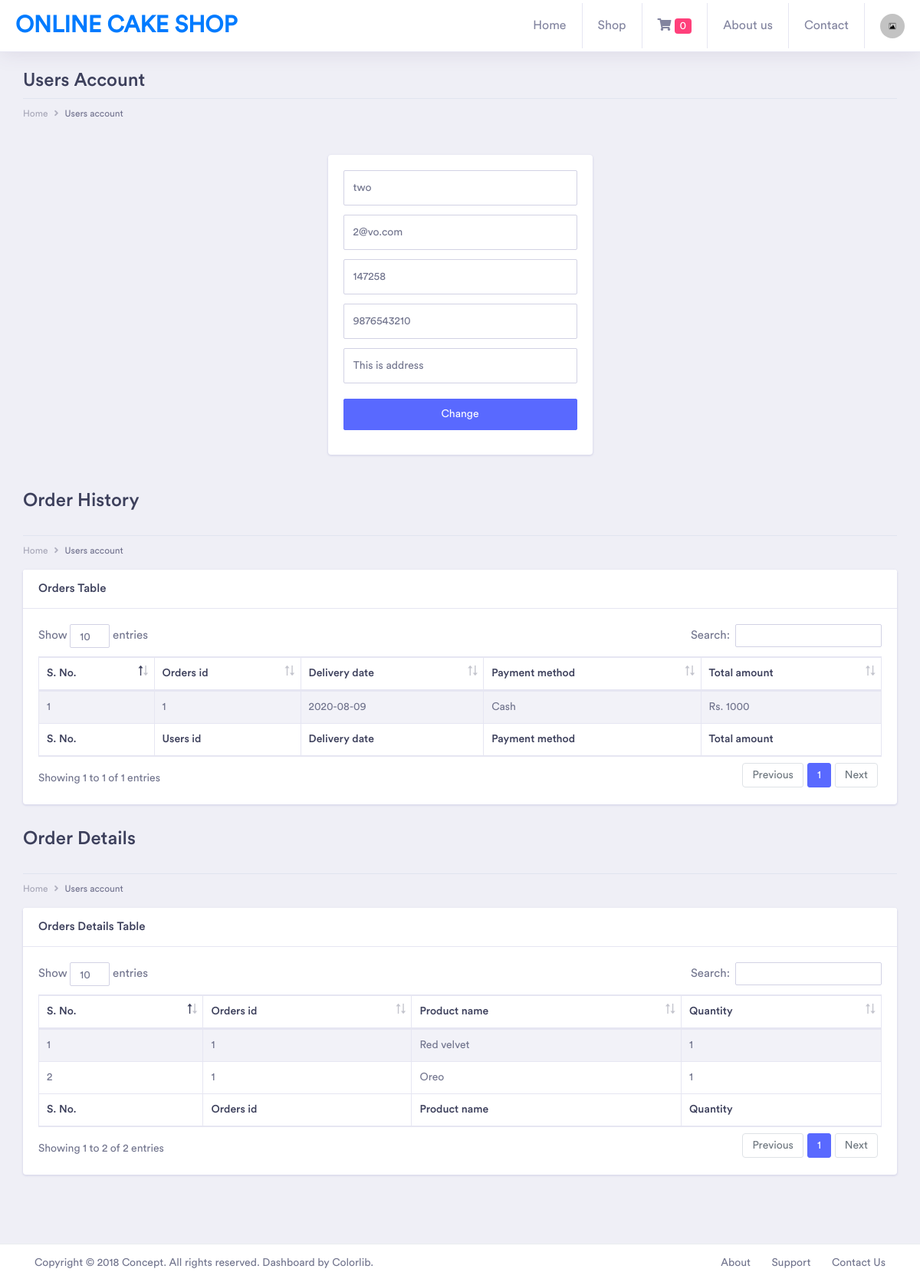
The app's page /onlinecakeshop/account_users.php (signed in) with its own data.
### tables this page shows
CREATE TABLE `cake_shop_users_registrations` (
  `users_id` int(11) NOT NULL,
  `users_username` varchar(100) NOT NULL,
  `users_email` varchar(150) NOT NULL,
  `users_password` varchar(100) NOT NULL,
  `users_mobile` varchar(50) NOT NULL,
  `users_address` varchar(200) NOT NULL
);

CREATE TABLE `cake_shop_orders` (
  `orders_id` int(11) NOT NULL,
  `users_id` int(11) NOT NULL,
  `delivery_date` varchar(100) NOT NULL,
  `payment_method` varchar(50) NOT NULL,
  `total_amount` varchar(100) NOT NULL
);

CREATE TABLE `cake_shop_orders_detail` (
  `orders_detail_id` int(11) NOT NULL,
  `orders_id` int(11) NOT NULL,
  `product_name` varchar(100) NOT NULL,
  `quantity` int(11) NOT NULL
);

### onlinecakeshop/account_users.php (the view, shortened to what this page needs)
<?php
if (!empty($_SESSION['cart'])) {
    $printCount = count($_SESSION['cart']);
}
else {
    $printCount = 0;
}
if (!empty($_SESSION['user_users_id']) && !empty($_SESSION['user_users_username'])) {
?>
<!doctype html>
<html lang="en">
<head>
    <link rel="stylesheet" href="css/bootstrap.min.css">
    <link href="fonts/circular-std/style.css" rel="stylesheet">
    <link rel="stylesheet" href="css/style.css">
    <link rel="stylesheet" href="css/userpage.css">
    <link rel="stylesheet" href="fonts/fontawesome/css/fontawesome-all.css">
    <link rel="stylesheet" href="css/dataTables.bootstrap4.css">
</head>
<body>
    <div class="dashboard-main-wrapper">
         <div class="dashboard-header">
            <nav class="navbar navbar-expand-lg bg-white fixed-top">
                <a class="navbar-brand" href="#">Online Cake Shop</a>
                <div class="collapse navbar-collapse " id="navbarSupportedContent">
                    <ul class="navbar-nav ml-auto navbar-right-top">
                        <li class="nav-item">
                            <a class="nav-link" href="index.php">Home</a>
                        </li>
                        <li class="nav-item dropdown">
                            <a class="nav-link" href="#" id="navbarDropdownMenuLink1" data-toggle="dropdown" aria-haspopup="true" aria-expanded="false">Shop</a>
                        </li>
                        <li class="nav-item">
                            <a class="nav-link" href="cart.php"><i class="fas fa-shopping-cart"></i> <span class="badge badge-pill badge-secondary"><?php echo $printCount;?></span></a>
                        </li>
                        <li class="nav-item">
                            <a class="nav-link" href="about.php">About us</a>
                        </li>
                        <li class="nav-item">
                            <a class="nav-link" href="contact.php">Contact</a>
                        </li>
                        <li class="nav-item dropdown nav-user">
                            <a class="nav-link nav-user-img" href="#" id="navbarDropdownMenuLink2" data-toggle="dropdown" aria-haspopup="true" aria-expanded="false"><img src="uploads/default-image.jpg" alt="" class="user-avatar-md rounded-circle"></a>
                        </li>
                    </ul>
                </div>
            </nav>
        </div>
            <div class="container-fluid dashboard-content">
                <div class="row">
                    <div class="col-xl-12 col-lg-12 col-md-12 col-sm-12 col-12">
                        <div class="page-header">
                            <h2 class="pageheader-title">Users Account</h2>
                            <div class="page-breadcrumb">
                                <nav aria-label="breadcrumb">
                                    <ol class="breadcrumb">
                                        <li class="breadcrumb-item"><a href="index.php" class="breadcrumb-link">Home</a></li>
                                        <li class="breadcrumb-item active" aria-current="page">Users account</li>
                                    </ol>
                                </nav>
                            </div>
                        </div>
                    </div>
                </div>
                <div class="row">
                    <div class="col-xl-12 col-lg-12 col-md-12 col-sm-12 col-12">
                        <?php
                        require_once("config.php");
                        $users_id = $_SESSION['user_users_id'];
                        $select = "SELECT * FROM cake_shop_users_registrations where users_id = $users_id";
                        $query = mysqli_query($conn, $select);
                        $res = mysqli_fetch_assoc($query);
                        ?>
                        <form id="form" class="splash-container" method="post" action="update_users.php">
                            <div class="card">
                                <div class="card-body">
                                    <div class="form-group">
                                        <input class="form-control form-control-lg" type="text" name="users_username" required="" autocomplete="off" value="<?php echo $res['users_username'];?>">
                                    </div>
                                    <div class="form-group">
                                        <input class="form-control form-control-lg" type="email" name="users_email" required="" autocomplete="off" value="<?php echo $res['users_email'];?>">
                                    </div>
                                    <div class="form-group">
                                        <input class="form-control form-control-lg" type="text" required="" name="users_password" value="<?php echo $res['users_password'];?>">
                                    </div>
                                    <div class="form-group">
                                        <input class="form-control form-control-lg" type="tel" name="users_mobile" required="" pattern="[0-9]{10}" autocomplete="off" value="<?php echo $res['users_mobile'];?>">
                                    </div>
                                    <div class="form-group">
                                        <input class="form-control form-control-lg" type="text" name="users_address" required="" autocomplete="off" value="<?php echo $res['users_address'];?>">
                                    </div>
                                    <div class="form-group pt-2">
                                        <button class="btn btn-block btn-primary" type="submit">Change</button>
                                    </div>
                                </div>
                            </div>
                        </form>
                    </div>
                </div>
                <div class="row mb-3">
                    <div class="col-xl-12 col-lg-12 col-md-12 col-sm-12 col-12">
                        <div class="page-header">
                            <h2 class="pageheader-title">Order History</h2>
                        </div>
                        <div class="page-breadcrumb">
                            <nav aria-label="breadcrumb">
                                <ol class="breadcrumb">
                                    <li class="breadcrumb-item"><a href="index.php" class="breadcrumb-link">Home</a></li>
                                    <li class="breadcrumb-item active" aria-current="page">Users account</li>
                                </ol>
                            </nav>
                        </div>
                    </div>
                </div>
                <div class="row">
                    <div class="col-xl-12 col-lg-12 col-md-12 col-sm-12 col-12">
                        <div class="card">
                            <h5 class="card-header">Orders Table</h5>
                            <div class="card-body">
                                <div class="table-responsive">
                                    <table class="table table-striped table-bordered first">
                                        <thead>
                                            <tr>
                                                <th>S. No.</th>
                                                <th>Orders id</th>
                                                <th>Delivery date</th>
                                                <th>Payment method</th>
                                                <th>Total amount</th>
                                            </tr>
                                        </thead>
                                        <tbody>
                                            <?php
                                            require_once('config.php');
                                            $select = "SELECT * FROM cake_shop_orders where users_id = $users_id";
                                            $query = mysqli_query($conn, $select);
                                            $i = 1;
                                            while ($res = mysqli_fetch_assoc($query)) {
                                            ?>
                                            <tr>
                                                <td><?php echo $i++;?></td>
                                                <td><?php echo $res['orders_id'];?></td>
                                                <td><?php echo $res['delivery_date'];?></td>
                                                <td><?php echo $res['payment_method'];?></td>
                                                <td>Rs. <?php echo $res['total_amount'];?></td>
                                            </tr>
                                            <?php } ?>
                                        </tbody>
                                        <tfoot>
                                            <tr>
                                                <th>S. No.</th>
                                                <th>Users id</th>
                                                <th>Delivery date</th>
                                                <th>Payment method</th>
                                                <th>Total amount</th>
                                            </tr>
                                        </tfoot>
                                    </table>
                                </div>
                            </div>
                        </div>
                    </div>
                </div>
                <div class="row mb-3">
                    <div class="col-xl-12 col-lg-12 col-md-12 col-sm-12 col-12">
                        <div class="page-header">
                            <h2 class="pageheader-title">Order Details</h2>
                        </div>
                        <div class="page-breadcrumb">
                            <nav aria-label="breadcrumb">
                                <ol class="breadcrumb">
                                    <li class="breadcrumb-item"><a href="index.php" class="breadcrumb-link">Home</a></li>
                                    <li class="breadcrumb-item active" aria-current="page">Users account</li>
                                </ol>
                            </nav>
                        </div>
                    </div>
                </div>
                <div class="row">
                    <div class="col-xl-12 col-lg-12 col-md-12 col-sm-12 col-12">
                        <div class="card">
                            <h5 class="card-header">Orders Details Table</h5>
                            <div class="card-body">
                                <div class="table-responsive">
                                    <table class="table table-striped table-bordered first">
                                        <thead>
                                            <tr>
                                                <th>S. No.</th>
                                                <th>Orders id</th>
                                                <th>Product name</th>
                                                <th>Quantity</th>
                                            </tr>
                                        </thead>
                                        <tbody>
                                            <?php
                                            require_once('config.php');
                                            $select = "SELECT cake_shop_orders_detail.*, cake_shop_orders.orders_id FROM cake_shop_orders_detail JOIN cake_shop_orders ON cake_shop_orders_detail.orders_id = cake_shop_orders.orders_id WHERE users_id = $users_id";
                                            $query = mysqli_query($conn, $select);
                                            $i = 1;
                                            while ($res = mysqli_fetch_assoc($query)) {
                                            ?>
                                            <tr>
                                                <td><?php echo $i++;?></td>
                                                <td><?php echo $res['orders_id'];?></td>
                                                <td><?php echo $res['product_name'];?></td>
                                                <td><?php echo $res['quantity'];?></td>
                                            </tr>
                                            <?php } ?>
                                        </tbody>
                                        <tfoot>
                                            <tr>
                                                <th>S. No.</th>
                                                <th>Orders id</th>
                                                <th>Product name</th>
                                                <th>Quantity</th>
                                            </tr>
                                        </tfoot>
                                    </table>
                                </div>
                            </div>
                        </div>
                    </div>
                </div>
            </div>
            <div class="footer">
                <div class="container-fluid">
                    <div class="row">
                        <div class="col-xl-6 col-lg-6 col-md-12 col-sm-12 col-12">
                            Copyright © 2018 Concept. All rights reserved. Dashboard by <a href="https://colorlib.com/wp/">Colorlib</a>.
                        </div>
                        <div class="col-xl-6 col-lg-6 col-md-12 col-sm-12 col-12">
                            <div class="text-md-right footer-links d-none d-sm-block">
                                <a href="javascript: void(0);">About</a>
                                <a href="javascript: void(0);">Support</a>
                                <a href="javascript: void(0);">Contact Us</a>
                            </div>
                        </div>
                    </div>
                </div>
            </div>
    </div>
</body>
</html>
<?php
}
else {
    header("Location: login_users.php");
}
?>

### records on screen
cake_shop_users_registrations: users_username "two", users_email "2@vo.com", users_password "147258", users_mobile "9876543210", users_address "This is address"
cake_shop_orders: orders_id "1", delivery_date "2020-08-09", payment_method "Cash", total_amount "1000"
cake_shop_orders_detail: orders.orders_id "1", product_name "Red velvet", quantity "1"
cake_shop_orders_detail: orders.orders_id "1", product_name "Oreo", quantity "1"

### other values on screen
$printCount "0"
